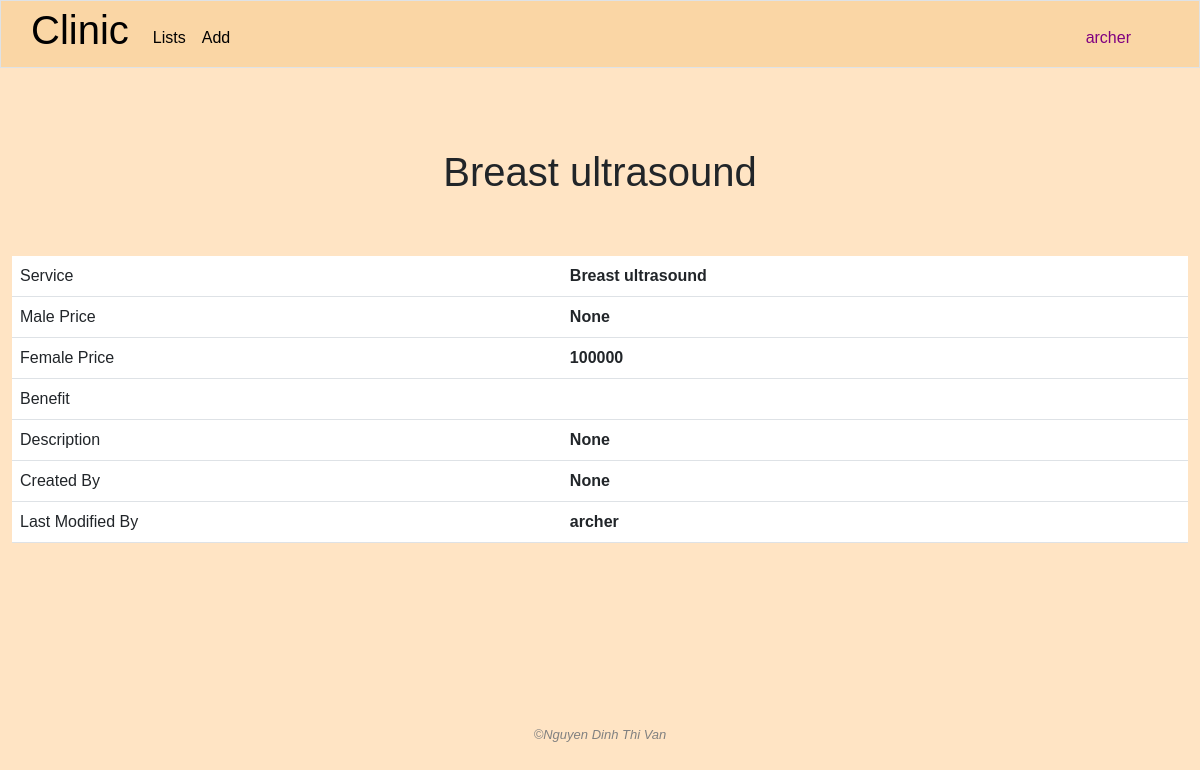
The app's page /service_detail/9 (signed in), older data.
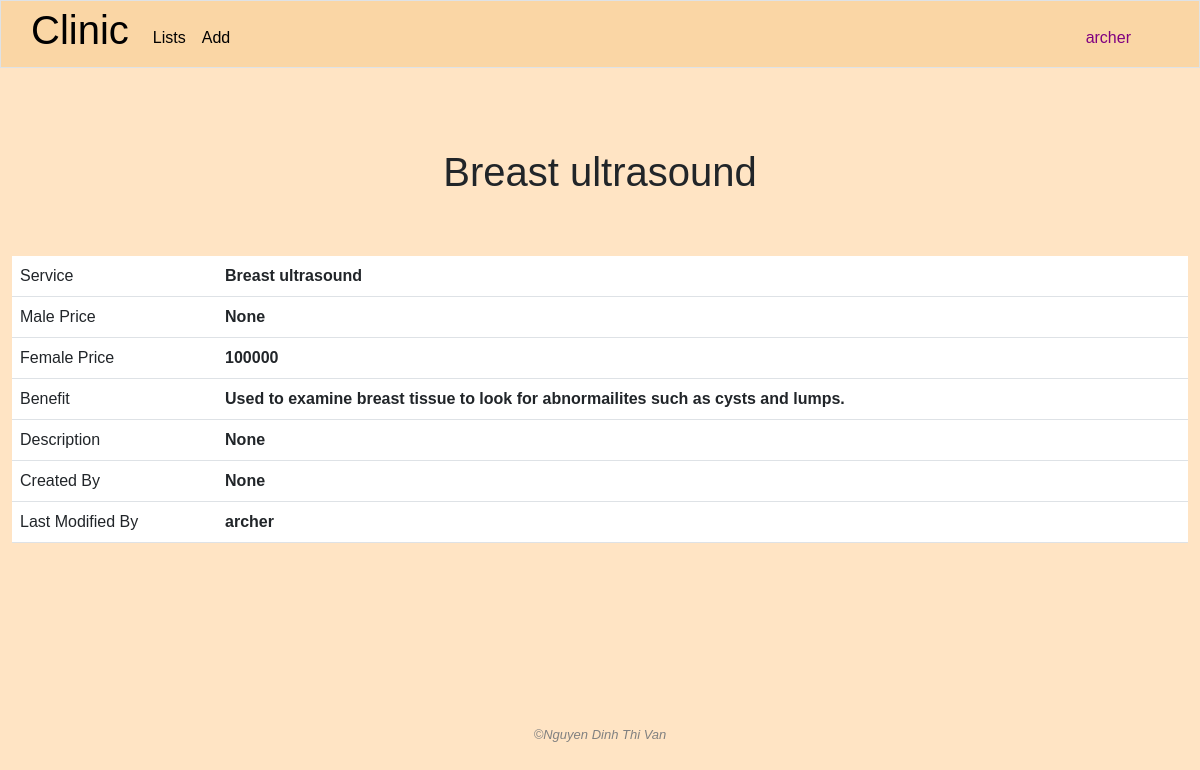
The same page, newer data.
### clinic/models.py (models this page shows, shortened)
class Service(models.Model):
    name = models.CharField(max_length=255)
    benefit = models.TextField(blank=True)
    male_price = models.IntegerField(blank=True, null=True)
    female_price = models.IntegerField(blank=True, null=True)
    description = models.TextField(blank=True, null=True)
    created_by = models.ForeignKey(User, blank=True, null=True, on_delete=models.SET_NULL, related_name='add_services')
    modified_by = models.ForeignKey(User, blank=True, null=True, on_delete=models.SET_NULL, related_name='modified_services')

class User(AbstractUser):
    class Level(models.IntegerChoices):
        LOW = 1
        MIDDLE = 2
        TOP = 3
    management_right_level = models.IntegerField(choices=Level.choices, blank=True, null=True)

### clinic/views.py (the view)
# urls.py: path('service_detail/<int:service_id>', views.service_detail, name='service_detail'),
@login_required
@csrf_exempt
def service_detail(request, service_id):
    if request.method == 'POST':
        if 'modify_service_info' not in user_right(request.user.management_right_level):
            request.session['nay_message'] = 'You do not have the right to modify this information'
            return JsonResponse({'error':'You do not have the right to edit'}, status=403)
        data = json.loads(request.body)
        if data.get('new-name') is not None:
            try:
                service = Service.objects.get(pk=service_id)
                service.name = data['new-name']
                if not data.get('new-male-price'):
                    service.male_price = None
                else:
                    service.male_price = data['new-male-price']
                if not data.get('new-female-price'):
                    service.female_price = None
                else:
                    service.female_price = data['new-female-price']
                service.benefit = data['new-benefit']
                service.description = data['new-description']
                service.modified_by = request.user
                service.save()
                return JsonResponse({'message': 'Changes saved'}, status=200)
            except Service.DoesNotExist:
                return JsonResponse({'error': 'Service does not exist in database'}, status=400)
    else:
        if 'read_all_service_info' not in user_right(request.user.management_right_level):
            request.session['nay_message'] = "You do not have the right to check service's detail"
            return HttpResponseRedirect(reverse('index'))
        try:
            service = Service.objects.get(pk=service_id)
            yay_message = request.session.get('yay_message', '')
            nay_message = request.session.get('nay_message', '')
            request.session['yay_message'] = ''
            request.session['nay_message'] = ''
            return render(request, "clinic/service_detail.html", {
                "service": service,
                "yay_message": yay_message,
                "nay_message": nay_message
            })
        except Service.DoesNotExist:
            request.session['nay_message'] = 'Service does not exist'
            return HttpResponseRedirect(reverse('index'))

### clinic/templates/clinic/service_detail.html (shortened to what this page needs)
{% extends "clinic/layout.html" %}
{% load static %}
{% block main %}
    <h1 class="text-center" id="service-page-title" style="margin-bottom: 1.5em;">{{ service.name }}</h1>
    <div class="container-fluid">
        <table class="table table-hover">
            <tbody class="field-value" id="original-value" data-service_id="{{ service.id }}">
                <tr>
                    <td>Service</td>
                    <td id="service-name" data-service_name="{{ service.name }}"><strong>{{ service.name }}</strong></td>
                </tr>
                <tr>
                    <td>Male Price</td>
                    <td id="service-male-price" data-service_male_price="{{ service.male_price }}"><strong>{{ service.male_price }}</strong></td>
                </tr>
                <tr>
                    <td>Female Price</td>
                    <td id="service-female-price" data-service_female_price="{{ service.female_price }}"><strong>{{ service.female_price }}</strong></td>
                </tr>
                <tr>
                    <td>Benefit</td>
                    <td id="service-benefit" data-service_benefit="{{ service.benefit }}"><strong>{{ service.benefit }}</strong></td>
                </tr>
                <tr>
                    <td>Description</td>
                    <td id="service-description" data-service_description="{{ service.description }}"><strong>{{ service.description }}</strong></td>
                </tr>
                <tr>
                    <td>Created By</td>
                    <td><strong>{{ service.created_by }}</strong></td>
                </tr>
                <tr>
                    <td>Last Modified By</td>
                    <td><strong>{{ service.modified_by }}</strong></td>
                </tr>
            </tbody>
        </table>
    </div>
    <div style="display: flex; justify-content: center; align-items: center;">
        <table>
            <tbody>
                <tr>
                    <td>
                    </td>
                    <td>
                    </td>
                </tr>
            </tbody>
        </table>
    </div>
{% endblock %}

Row changes from the older to the newer data that the page shows:
changed Service "Breast ultrasound": benefit (not shown) → "Used to examine breast tissue to look for abnormailites such as cysts and lumps."
